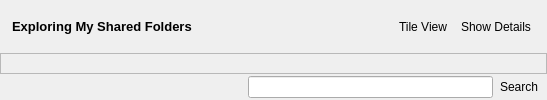
          <widget class="QWidget" name="pageFolders">
           <layout class="QGridLayout" name="gridLayout_21">
            <property name="margin">
             <number>0</number>
            </property>
            <property name="spacing">
             <number>0</number>
            </property>
            <item row="1" column="0">
             <widget class="QFrame" name="frameFoldersFileBrowser">
              <property name="sizePolicy">
               <sizepolicy hsizetype="Preferred" vsizetype="MinimumExpanding">
                <horstretch>0</horstretch>
                <verstretch>0</verstretch>
               </sizepolicy>
              </property>
              <property name="frameShape">
               <enum>QFrame::StyledPanel</enum>
              </property>
              <property name="frameShadow">
               <enum>QFrame::Raised</enum>
              </property>
             </widget>
            </item>
            <item row="2" column="0">
             <widget class="QFrame" name="frame">
              <layout class="QGridLayout" name="gridLayout_20">
               <property name="margin">
                <number>2</number>
               </property>
               <property name="spacing">
                <number>0</number>
               </property>
               <item row="0" column="0">
                <spacer name="horizontalSpacer_11">
                 <property name="orientation">
                  <enum>Qt::Horizontal</enum>
                 </property>
                 <property name="sizeType">
                  <enum>QSizePolicy::MinimumExpanding</enum>
                 </property>
                 <property name="sizeHint" stdset="0">
                  <size>
                   <width>40</width>
                   <height>20</height>
                  </size>
                 </property>
                </spacer>
               </item>
               <item row="0" column="2">
                <widget class="QToolButton" name="toolButtonFoldersSearchFiles">
                 <property name="text">
                  <string>Search</string>
                 </property>
                 <property name="icon">
                  <iconset>
                   <normaloff>:/Icons/Resource/search-32.png</normaloff>:/Icons/Resource/search-32.png</iconset>
                 </property>
                 <property name="popupMode">
                  <enum>QToolButton::InstantPopup</enum>
                 </property>
                 <property name="toolButtonStyle">
                  <enum>Qt::ToolButtonTextBesideIcon</enum>
                 </property>
                 <property name="autoRaise">
                  <bool>true</bool>
                 </property>
                </widget>
               </item>
               <item row="0" column="1">
                <widget class="QLineEdit" name="lineEditFoldersSearchFiles">
                 <property name="maximumSize">
                  <size>
                   <width>250</width>
                   <height>16777215</height>
                  </size>
                 </property>
                </widget>
               </item>
              </layout>
             </widget>
            </item>
            <item row="0" column="0">
             <widget class="QFrame" name="frame">
              <layout class="QGridLayout" name="gridLayout_19" rowminimumheight="0" columnminimumwidth="0,0,0,0">
               <property name="sizeConstraint">
                <enum>QLayout::SetDefaultConstraint</enum>
               </property>
               <property name="spacing">
                <number>0</number>
               </property>
               <item row="0" column="0">
                <widget class="QLabel" name="labelFoldersHeader">
                 <property name="minimumSize">
                  <size>
                   <width>240</width>
                   <height>35</height>
                  </size>
                 </property>
                 <property name="text">
                  <string>&lt;!DOCTYPE HTML PUBLIC &quot;-//W3C//DTD HTML 4.0//EN&quot; &quot;http://www.w3.org/TR/REC-html40/strict.dtd&quot;&gt;
&lt;html&gt;&lt;head&gt;&lt;meta name=&quot;qrichtext&quot; content=&quot;1&quot; /&gt;&lt;style type=&quot;text/css&quot;&gt;
p, li { white-space: pre-wrap; }
&lt;/style&gt;&lt;/head&gt;&lt;body style=&quot; font-family:'MS Shell Dlg 2'; font-size:8.25pt; font-weight:400; font-style:normal;&quot;&gt;
&lt;p style=&quot; margin-top:0px; margin-bottom:0px; margin-left:0px; margin-right:0px; -qt-block-indent:0; text-indent:0px;&quot;&gt;&lt;img src=&quot;:/Icons/Resource/Folder.png&quot; /&gt;&lt;span style=&quot; font-size:8pt;&quot;&gt; &lt;/span&gt;&lt;span style=&quot; font-size:10pt; font-weight:600;&quot;&gt;Exploring My Shared Folders&lt;/span&gt;&lt;/p&gt;&lt;/body&gt;&lt;/html&gt;</string>
                 </property>
                </widget>
               </item>
               <item row="0" column="1">
                <spacer name="horizontalSpacer_4">
                 <property name="orientation">
                  <enum>Qt::Horizontal</enum>
                 </property>
                 <property name="sizeHint" stdset="0">
                  <size>
                   <width>143</width>
                   <height>32</height>
                  </size>
                 </property>
                </spacer>
               </item>
               <item row="0" column="2">
                <widget class="QToolButton" name="toolButtonFoldersSetView">
                 <property name="text">
                  <string>Tile View</string>
                 </property>
                 <property name="icon">
                  <iconset>
                   <normaloff>:/Icons/Resource/view_multicolumn-256.png</normaloff>:/Icons/Resource/view_multicolumn-256.png</iconset>
                 </property>
                 <property name="popupMode">
                  <enum>QToolButton::InstantPopup</enum>
                 </property>
                 <property name="toolButtonStyle">
                  <enum>Qt::ToolButtonTextBesideIcon</enum>
                 </property>
                 <property name="autoRaise">
                  <bool>true</bool>
                 </property>
                 <property name="arrowType">
                  <enum>Qt::NoArrow</enum>
                 </property>
                </widget>
               </item>
               <item row="0" column="3">
                <widget class="QToolButton" name="toolButtonFoldersShowDetails">
                 <property name="text">
                  <string>Show Details</string>
                 </property>
                 <property name="icon">
                  <iconset>
                   <normaloff>:/Icons/Resource/view_detailed-32.png</normaloff>:/Icons/Resource/view_detailed-32.png</iconset>
                 </property>
                 <property name="popupMode">
                  <enum>QToolButton::InstantPopup</enum>
                 </property>
                 <property name="toolButtonStyle">
                  <enum>Qt::ToolButtonTextBesideIcon</enum>
                 </property>
                 <property name="autoRaise">
                  <bool>true</bool>
                 </property>
                </widget>
               </item>
              </layout>
             </widget>
            </item>
           </layout>
          </widget>
